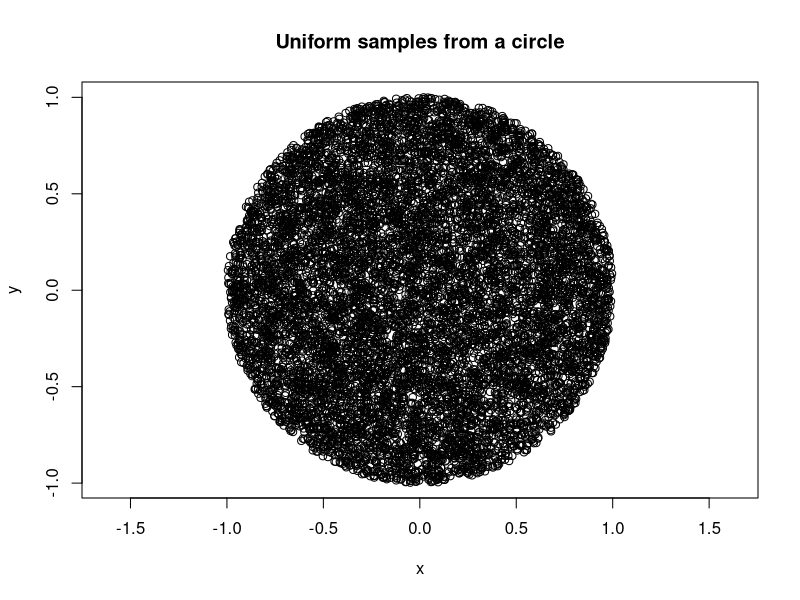

The R source for this figure:
##################################
## Accept-reject for obtaining
## sample uniformlyfrom a standard circle
## using a box as a proposal
##############################
set.seed(1)
circle_ar <- function() 
{
  accept <- 0
  counter <- 0   # count the number of loop
  while(accept == 0)
  {
    counter <- counter + 1
    U1 <- runif(1)
    U2 <- runif(1)
    
    U1 <- 2*U1-1
    U2 <- 2*U2-1 
    
    if( U1^2+U2^2 <=1 ) # fill condition
    {
      accept <- 1
      prop <- c(U1,U2)
      return(c(prop, counter))
    }
  }
}

# Simulation 10^4 samples from circle
N <- 1e4
samp <- matrix(0, ncol = 2, nrow = N)
counts <- numeric(length = N)
for(i in 1:N)
{
  foo <- circle_ar()  # I use foo as a dummy name
  samp[i,] <- foo[1:2]
  counts[i] <- foo[3]
}


4/pi
# [1] 1.27324
mean(counts)  # should be very close

# Plotting the obtained samples
# no paritcular part of the circle is favored more
# than any other part.
plot(samp[,1], samp[,2], xlab = "x", ylab = "y", 
     main = "Uniform samples from a circle", asp = 1)


